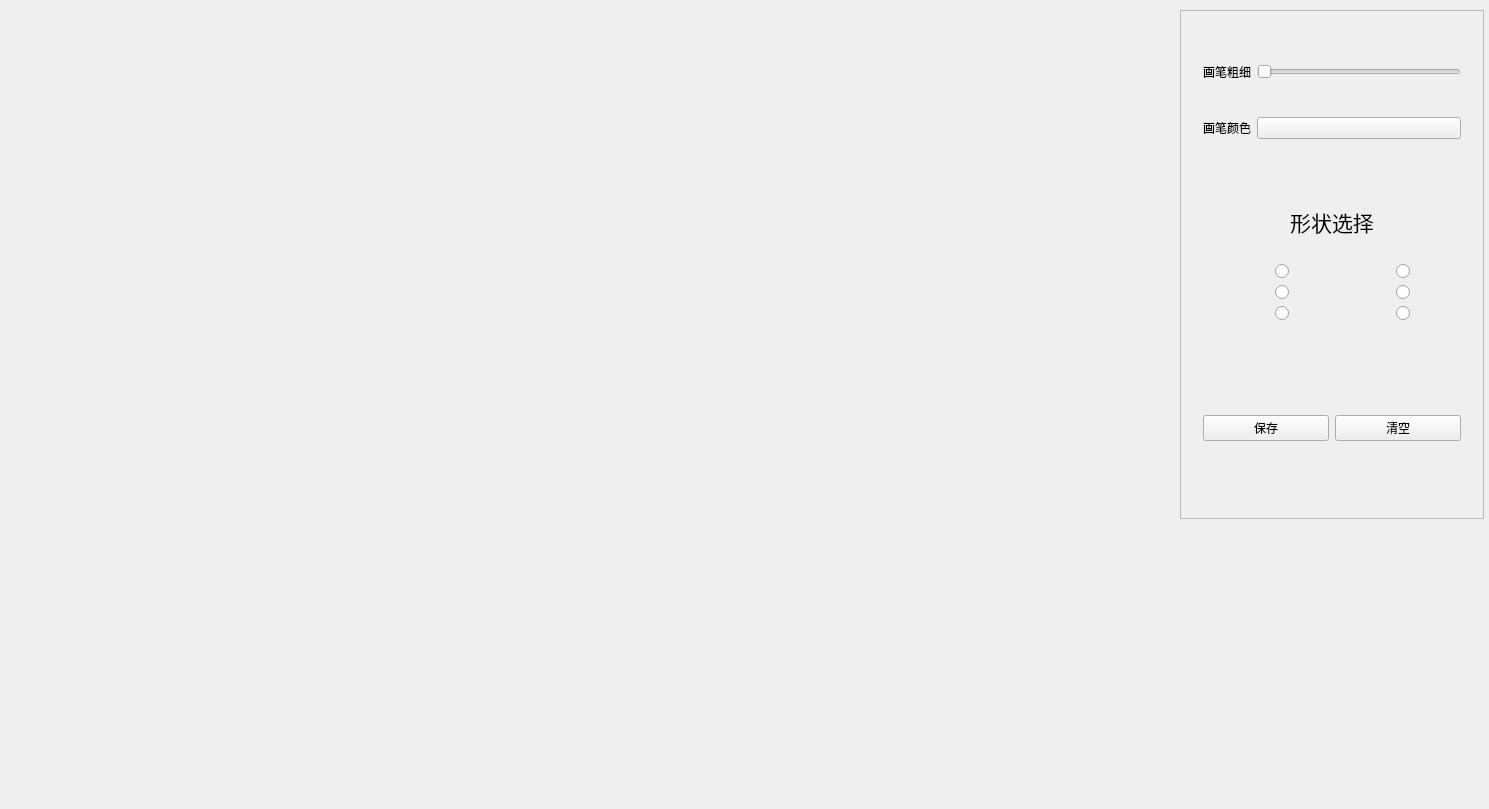
<?xml version="1.0" encoding="UTF-8"?>
<ui version="4.0">
 <class>DrawWidget</class>
 <widget class="QWidget" name="DrawWidget">
  <property name="geometry">
   <rect>
    <x>0</x>
    <y>0</y>
    <width>1489</width>
    <height>809</height>
   </rect>
  </property>
  <property name="windowTitle">
   <string>DrawWidget</string>
  </property>
  <widget class="QFrame" name="frame">
   <property name="geometry">
    <rect>
     <x>1180</x>
     <y>10</y>
     <width>304</width>
     <height>509</height>
    </rect>
   </property>
   <property name="frameShape">
    <enum>QFrame::StyledPanel</enum>
   </property>
   <property name="frameShadow">
    <enum>QFrame::Raised</enum>
   </property>
   <layout class="QVBoxLayout" name="verticalLayout">
    <item>
     <widget class="QWidget" name="widget_2" native="true">
      <layout class="QGridLayout" name="gridLayout_3">
       <item row="0" column="0">
        <widget class="QLabel" name="label">
         <property name="text">
          <string>画笔粗细</string>
         </property>
        </widget>
       </item>
       <item row="0" column="1">
        <widget class="QSlider" name="penWidth">
         <property name="minimum">
          <number>1</number>
         </property>
         <property name="maximum">
          <number>20</number>
         </property>
         <property name="orientation">
          <enum>Qt::Horizontal</enum>
         </property>
        </widget>
       </item>
       <item row="1" column="0">
        <widget class="QLabel" name="label_6">
         <property name="text">
          <string>画笔颜色</string>
         </property>
        </widget>
       </item>
       <item row="1" column="1">
        <widget class="QPushButton" name="pushButton">
         <property name="text">
          <string/>
         </property>
         <property name="icon">
          <iconset resource="pic.qrc">
           <normaloff>:/image/rgb.png</normaloff>:/image/rgb.png</iconset>
         </property>
         <property name="iconSize">
          <size>
           <width>200</width>
           <height>200</height>
          </size>
         </property>
         <property name="default">
          <bool>false</bool>
         </property>
        </widget>
       </item>
      </layout>
     </widget>
    </item>
    <item>
     <widget class="QWidget" name="widget_5" native="true">
      <layout class="QVBoxLayout" name="verticalLayout_2">
       <item>
        <widget class="QLabel" name="label_2">
         <property name="text">
          <string>&lt;html&gt;&lt;head/&gt;&lt;body&gt;&lt;p align=&quot;center&quot;&gt;&lt;span style=&quot; font-size:16pt;&quot;&gt;形状选择&lt;/span&gt;&lt;/p&gt;&lt;/body&gt;&lt;/html&gt;</string>
         </property>
        </widget>
       </item>
       <item>
        <widget class="QWidget" name="widget_3" native="true">
         <layout class="QGridLayout" name="gridLayout_2">
          <item row="1" column="0">
           <widget class="QLabel" name="label_3">
            <property name="text">
             <string/>
            </property>
            <property name="pixmap">
             <pixmap resource="pic.qrc">:/image/line.png</pixmap>
            </property>
           </widget>
          </item>
          <item row="5" column="2">
           <widget class="QLabel" name="label_9">
            <property name="text">
             <string/>
            </property>
            <property name="pixmap">
             <pixmap resource="pic.qrc">:/image/edit.png</pixmap>
            </property>
           </widget>
          </item>
          <item row="4" column="0">
           <widget class="QLabel" name="label_5">
            <property name="text">
             <string/>
            </property>
            <property name="pixmap">
             <pixmap resource="pic.qrc">:/image/quxian.png</pixmap>
            </property>
           </widget>
          </item>
          <item row="5" column="1">
           <widget class="QRadioButton" name="radioButton_4">
            <property name="text">
             <string/>
            </property>
           </widget>
          </item>
          <item row="5" column="3">
           <widget class="QRadioButton" name="radioButton_5">
            <property name="text">
             <string/>
            </property>
           </widget>
          </item>
          <item row="4" column="1">
           <widget class="QRadioButton" name="shape">
            <property name="text">
             <string/>
            </property>
           </widget>
          </item>
          <item row="4" column="3">
           <widget class="QRadioButton" name="radioButton_3">
            <property name="text">
             <string/>
            </property>
           </widget>
          </item>
          <item row="1" column="2">
           <widget class="QLabel" name="label_4">
            <property name="text">
             <string/>
            </property>
            <property name="pixmap">
             <pixmap resource="pic.qrc">:/image/rect.png</pixmap>
            </property>
           </widget>
          </item>
          <item row="5" column="0">
           <widget class="QLabel" name="label_8">
            <property name="text">
             <string/>
            </property>
            <property name="pixmap">
             <pixmap resource="pic.qrc">:/image/3jiaoxing.png</pixmap>
            </property>
           </widget>
          </item>
          <item row="1" column="1">
           <widget class="QRadioButton" name="radioButton">
            <property name="text">
             <string/>
            </property>
           </widget>
          </item>
          <item row="1" column="3">
           <widget class="QRadioButton" name="radioButton_2">
            <property name="text">
             <string/>
            </property>
           </widget>
          </item>
          <item row="4" column="2">
           <widget class="QLabel" name="label_7">
            <property name="text">
             <string/>
            </property>
            <property name="pixmap">
             <pixmap resource="pic.qrc">:/image/eraser.png</pixmap>
            </property>
           </widget>
          </item>
         </layout>
        </widget>
       </item>
      </layout>
     </widget>
    </item>
    <item>
     <widget class="QWidget" name="widget_4" native="true">
      <layout class="QHBoxLayout" name="horizontalLayout">
       <item>
        <widget class="QPushButton" name="pushButton_2">
         <property name="text">
          <string>保存</string>
         </property>
        </widget>
       </item>
       <item>
        <widget class="QPushButton" name="pushButton_3">
         <property name="text">
          <string>清空</string>
         </property>
        </widget>
       </item>
      </layout>
     </widget>
    </item>
   </layout>
  </widget>
 </widget>
 <layoutdefault spacing="6" margin="11"/>
 <resources>
  <include location="pic.qrc"/>
 </resources>
 <connections/>
</ui>
